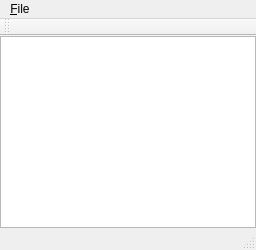
<?xml version="1.0" encoding="UTF-8"?>
<ui version="4.0">
 <class>GameWindow</class>
 <widget class="QMainWindow" name="GameWindow">
  <property name="windowTitle">
   <string>GameWindow</string>
  </property>
  <widget class="QWidget" name="centralWidget">
   <layout class="QVBoxLayout" name="verticalLayout">
    <property name="leftMargin">
     <number>0</number>
    </property>
    <property name="topMargin">
     <number>0</number>
    </property>
    <property name="rightMargin">
     <number>0</number>
    </property>
    <property name="bottomMargin">
     <number>0</number>
    </property>
    <item>
     <widget class="QGraphicsView" name="graphicsView">
      <property name="verticalScrollBarPolicy">
       <enum>Qt::ScrollBarAlwaysOff</enum>
      </property>
      <property name="horizontalScrollBarPolicy">
       <enum>Qt::ScrollBarAlwaysOff</enum>
      </property>
     </widget>
    </item>
   </layout>
  </widget>
  <widget class="QMenuBar" name="menuBar">
   <property name="geometry">
    <rect>
     <x>0</x>
     <y>0</y>
     <width>256</width>
     <height>21</height>
    </rect>
   </property>
   <widget class="QMenu" name="menuFile">
    <property name="title">
     <string>&amp;File</string>
    </property>
    <addaction name="actionNewGame"/>
   </widget>
   <addaction name="menuFile"/>
  </widget>
  <widget class="QToolBar" name="mainToolBar">
   <attribute name="toolBarArea">
    <enum>TopToolBarArea</enum>
   </attribute>
   <attribute name="toolBarBreak">
    <bool>false</bool>
   </attribute>
  </widget>
  <widget class="QStatusBar" name="statusBar"/>
  <action name="actionNewGame">
   <property name="text">
    <string>&amp;New game</string>
   </property>
  </action>
 </widget>
 <layoutdefault spacing="6" margin="11"/>
 <resources/>
 <connections/>
</ui>
